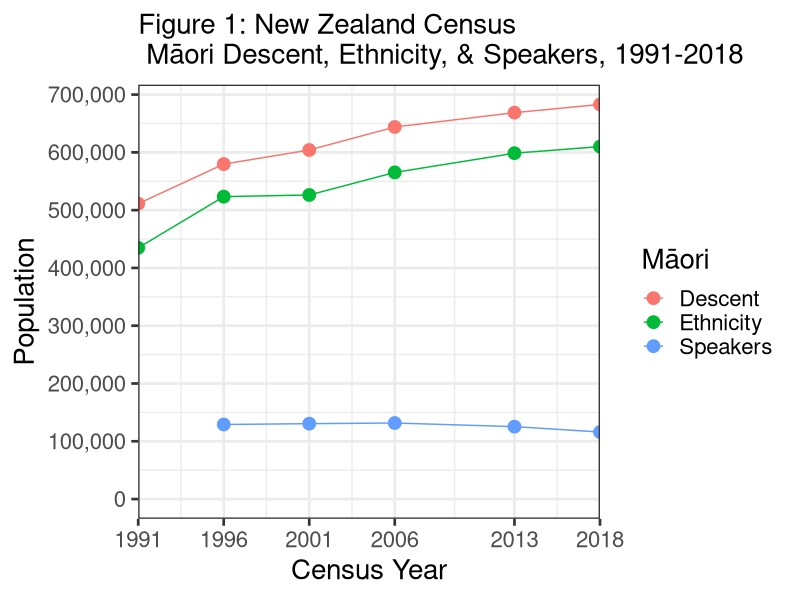
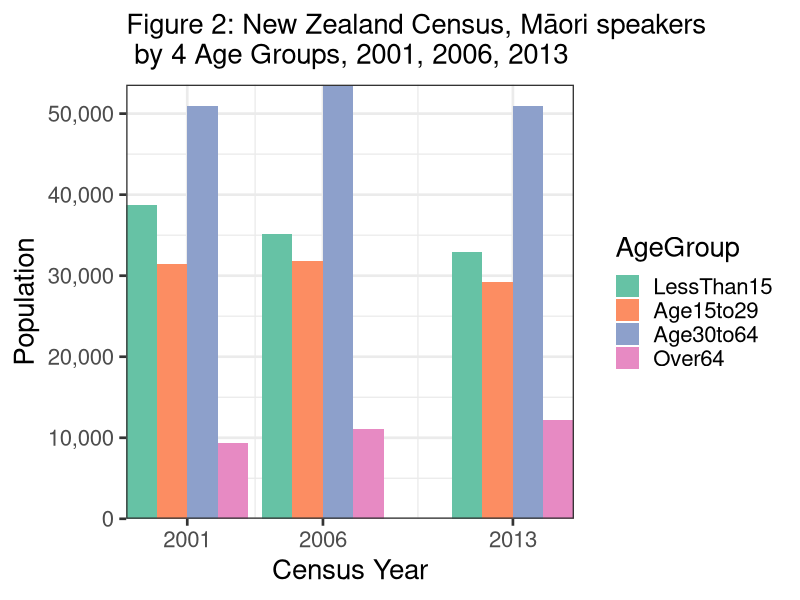
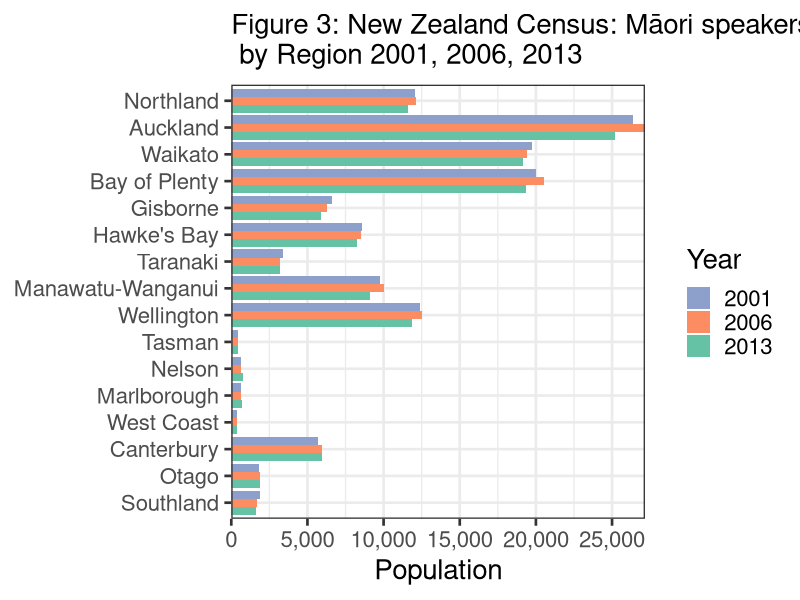
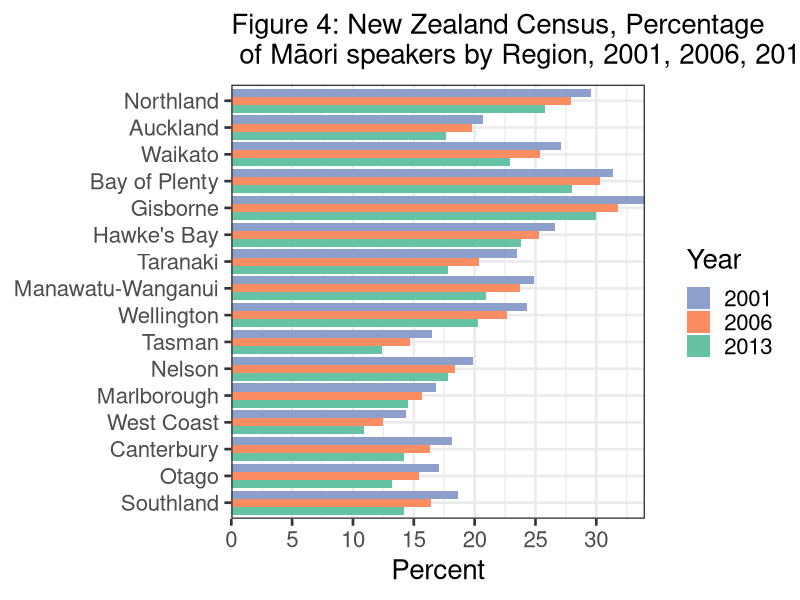
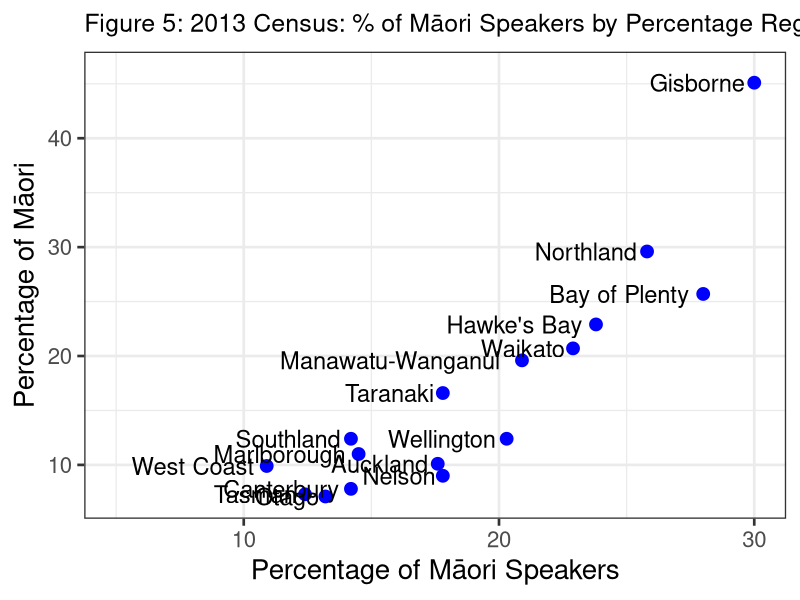
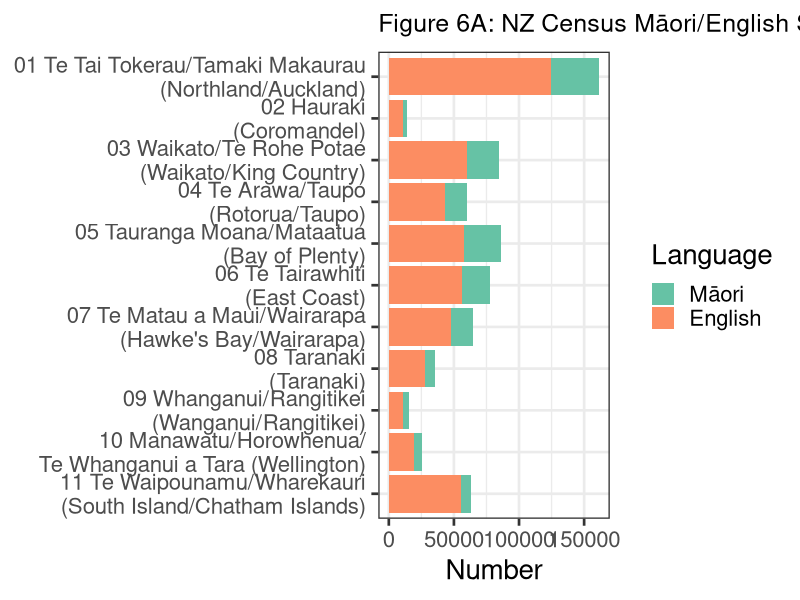
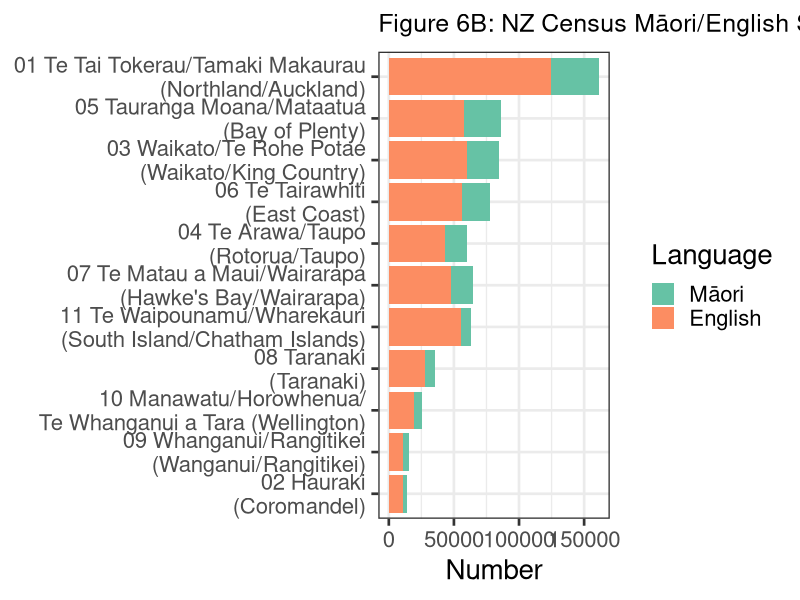
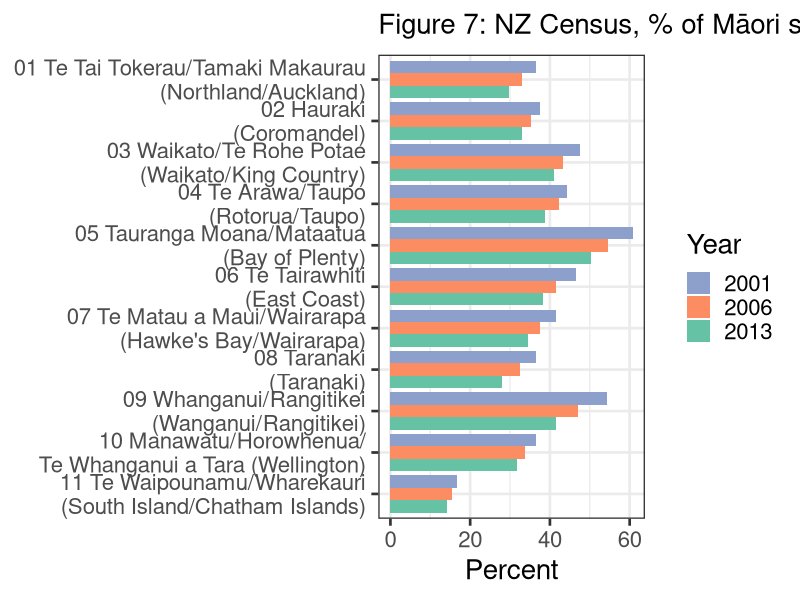

These charts were generated, in order, by the following R code:
# start  R script #
# Maori Language stats from NZ Censuses, Peter J Keegan updated 10 June 2015
# all data created in the script, self contained but not best way to do things
#
library(ggplot2)
library(reshape2)
library(scales)
#
#
# Section 1 Overview
# Create vectors of NZ Census (Maori) Data, with addition of my 2018 guestimates
#
Year <- c(1991, 1996, 2001, 2006, 2013, 2018)
Ethnicity <- c(434847, 523371, 526281, 565329, 598605, 610000)
Descent <- c(511278, 579714, 604110, 643977, 668724, 683000)
Speakers <- c(NA, 129048, 130482, 131613, 125352, 116000) # no lang. qu pre 1996
#
# Combine to R dataframe
#
d001 <- data.frame(Year, Descent, Ethnicity, Speakers)
#
rm(Descent, Ethnicity, Speakers, Year)  # Get rid of redundant vectors
#
# Convert data from wide to long format and stack
#
d001a <- melt(d001, id.vars = "Year")
names(d001a) <- c("Year", "Māori", "Population")
#
#  plot 1 1st attempt
#
# ggplot(d001a, aes(x=Year, y=Population, colour=Māori, group=Māori)) +
# geom_line() + geom_point(size=4)
#
#  plot 1 Final
#
plot01a <- ggplot(d001a, aes(x=Year, y=Population, colour=Māori, group=Māori))
plot01b <- plot01a + ggtitle("Figure 1: New Zealand Census \n Māori Descent, Ethnicity, & Speakers, 1991-2018")
plot01c <- plot01b + geom_line() + geom_point(size = 4)
plot01d <- plot01c + scale_y_continuous(labels = comma,
  breaks = c(0, 100000, 200000, 300000, 400000, 500000, 600000, 700000))
plot01e <- plot01d + expand_limits(y = 0, x = 2018) + theme_bw(base_size = 20)
plot01f <- plot01e + scale_x_continuous(name = "Census Year",
  breaks = c(1991, 1996, 2001, 2006, 2013, 2018), expand = c(0, 0))
plot01f + theme (plot.title = element_text(size = 20))
#
rm(plot01a, plot01b, plot01c, plot01d, plot01e)
#
#
# Section 2 Maori Speakers by 4 age groups
#
# Create vectors of NZ Census Data, Maori speakers by age group by year
# (2001, 2006, 2013)
#
Year <- c(2001, 2006, 2013)
LessThan15 <- c(38673, 35151, 32961)
Age15to29 <- c(31479, 31860, 29232)
Age30to64 <- c(50967, 53574, 50910)
Over64 <- c(9363, 11031, 12249)
#
# Combine to dataframe
#
d002 <- data.frame(Year, LessThan15, Age15to29, Age30to64, Over64)
#
rm(Year, LessThan15, Age15to29, Age30to64, Over64)  # delete redundant vectors
#
# Convert data from wide to long format
#
d002a <- melt(d002, id.vars = "Year")
names(d002a) <- c("Year", "AgeGroup", "Population")
#
# plot 2, 1st attempt
#
# plot02a <- ggplot(d002a, aes(x=Year, y=Population, fill=AgeGroup)) +
# geom_bar(position="dodge", stat="identity")
# plot02a + theme_bw(base_size = 20) +
# ggtitle("Census: Maori language speakers by 4 Age Groups")
#
# change plot 2 colours
#
plot02a <- ggplot(d002a, aes(x = Year, y = Population, fill = AgeGroup)) +
  geom_bar(position = "dodge", stat = "identity")
plot02b <- plot02a + scale_fill_brewer(palette = "Set2") +
  theme_bw(base_size = 20)
plot02c <- plot02b +
  ggtitle("Figure 2: New Zealand Census, Māori speakers \n by 4 Age Groups, 2001, 2006, 2013")
plot02d <- plot02c + scale_y_continuous(labels = comma,
  breaks = c(0, 10000, 20000, 30000, 40000, 50000, 60000), expand = c(0, 0))
plot02e <- plot02d + scale_x_continuous(name = "Census Year",
  breaks = c(2001, 2006, 2013), expand = c(0, 0))
plot02e + theme (plot.title = element_text(size = 20))
#
rm(plot02a, plot02b, plot02c, plot02d)
#
#
# Section 3
#
# New Zealand Census, No. of Maori language speakers by Regions, 2001 to 2013
#
# Create vectors of Stats Regions
#
Rorder <- c(1, 2, 3, 4, 5, 6, 7, 8, 9, 10, 11, 12, 13, 14, 15, 16)
Region <- c("Northland", "Auckland", "Waikato", "Bay of Plenty", "Gisborne",
  "Hawke's Bay", "Taranaki", "Manawatu-Wanganui", "Wellington",
  "Tasman", "Nelson", "Marlborough", "West Coast", "Canterbury",
  "Otago", "Southland")
spr2001 <- c(12045, 26373, 19749, 19995, 6591, 8550, 3423, 9795, 12423, 459,
  639, 654, 366, 5712, 1800, 1872)
pop2001 <- c(40734, 127626, 72822, 63654, 19365, 32085, 14559, 39267, 51123,
  2778, 3219, 3894, 2547, 31635, 10545, 10038)
per2001 <- c(29.6, 20.7, 27.1, 31.4, 34, 26.6, 23.5, 24.9, 24.3, 16.5,
  19.9, 16.8, 14.4, 18.1, 17.1, 18.6)
spr2006 <- c(12141, 27162, 19422, 20508, 6276, 8493, 3216, 10047, 12552,
  450, 666, 669, 363, 5979, 1896, 1710)
pop2006 <- c(43530, 137133, 76572, 67662, 19761, 33555, 15798, 42285,
  55437, 3063, 3615, 4275, 2916, 36669, 12273, 10422)
per2006 <- c(27.89, 19.81, 25.36, 30.31, 31.76, 25.31, 20.36, 23.76,
  22.64, 14.69, 18.42, 15.65, 12.45, 16.31, 15.45, 16.41)
spr2013 <- c(11586, 25173, 19176, 19326, 5901, 8256, 3228, 9114, 11841,
  426, 741, 693, 345, 5958, 1902, 1647)
pop2013 <- c(44931, 142770, 83742, 68943, 19683, 34662, 18150, 43599,
  58338, 3441, 4167, 4776, 3171, 41910, 14385, 11607)
per2013 <- c(25.79, 17.63, 22.9, 28.03, 29.98, 23.82, 17.79, 20.9,
  20.3, 12.38, 17.78, 14.51, 10.88, 14.22, 13.22, 14.19)
#
d003 <- data.frame(Rorder, Region, spr2001, pop2001, per2001,
  spr2006, pop2006, per2006, spr2013, pop2013, per2013)
#
rm(Rorder, Region, spr2001, pop2001, per2001, spr2006, pop2006,
  per2006, spr2013, pop2013, per2013)
#
d003a <- d003[c(2, 9, 6, 3)]
#
d003b <- melt(d003a, id.vars = "Region")
names(d003b) <- c("Region", "Year", "Population")
#
# plot 3 1st basic, then improve
#
# plot03a <- ggplot(d003b, aes(x=Region, y=Population, fill=Year)) +
# geom_bar(position="dodge", stat="identity")
# plot03a + ggtitle("Census: Maori language speakers by Region") +
# theme_bw(base_size = 20)
#
# plot 3 change plot colours
#
# plot03ba <- ggplot(d003b, aes(x=Region, y=Population, fill=Year))
# plot03bb <- plot03ba + geom_bar(position="dodge", stat="identity") +
# coord_flip()
# plot03bc <- plot03bb + scale_fill_brewer(palette="Set2")  +
# theme_bw(base_size = 19)
# plot03bc + ggtitle("Census: Maori language speakers by Region")
#
# plot 3 final plot, get order of regions right
#
plot03c <- ggplot(d003b, aes(x = Region, y = Population, fill = Year)) +
  geom_bar(position = "dodge", stat = "identity")
plot03d <- plot03c + coord_flip() + theme_bw(base_size = 20) +
  theme (plot.title = element_text(size=20))
plot03e <- plot03d + scale_fill_brewer(palette = "Set2",
  labels =c("2013", "2006", "2001"))
plot03f <- plot03e +
  ggtitle("Figure 3: New Zealand Census: Māori speakers \n by Region 2001, 2006, 2013")
plot03g <- plot03f + scale_x_discrete(limits=c("Southland", "Otago",
  "Canterbury", "West Coast", "Marlborough", "Nelson", "Tasman", "Wellington",
  "Manawatu-Wanganui", "Taranaki", "Hawke's Bay", "Gisborne",
  "Bay of Plenty", "Waikato", "Auckland", "Northland"))
plot03f <- plot03g + scale_y_continuous(labels = comma,
  breaks = c(0, 5000, 10000, 15000, 20000, 25000, 30000), expand = c(0, 0))
plot03f + guides(fill = guide_legend(reverse=TRUE)) +
  theme(axis.title.y = element_blank())
#
rm(plot03c, plot03d, plot03e, plot03f, plot03g)
#
#
# Section 4 #
#
# New Zealand Census % of Maori language speakers by Regions, 2001 to 2013
#
d004a <- d003[c(2, 11, 8, 5)]
#
d004b <- melt(d004a, id.vars = "Region")
names(d004b) <- c("Region", "Year", "Percent")
#
# plot 4,  1st basic then improve
#
# plot4a <- ggplot(d004b, aes(x=Region, y=Percent, fill=Year)) +
# geom_bar(position="dodge", stat="identity")
# plot4a + theme_bw(base_size = 16) +
# ggtitle("Census: % of Maori language speakers by Region") + coord_flip()
#
# plot 4 change plot colours
#
# plot04b <- ggplot(d004b, aes(x=Region, y=Percent, fill=Year)) +
# geom_bar(position="dodge", stat="identity")
# plot04bb <- cplot04b + scale_fill_brewer(palette="Set2") +
# theme_bw(base_size = 16) + coord_flip()
# plot04bb + ggtitle("Census: % Maori language speakers by Region")
#
# plot 4  add region labels
#
# plot04c <- ggplot(d004b, aes(x=Region, y=Percent, fill=Year)) +
# geom_bar(position="dodge", stat="identity")
# plot04d <- plot04c + scale_fill_brewer(palette="Set2")  +
# theme_bw(base_size = 16)
# plot04e <- plot04d + ggtitle("Fig. 4: Census: % of Maori speakers by Region")
# plot04e + scale_x_discrete(limits=c("Southland", "Otago", "Canterbury",
# "West Coast", "Marlborough", "Nelson", "Tasman", "Wellington",
# "Manawatu-Wanganui", "Taranaki", "Hawke's Bay", "Gisborne",
# "Bay of Plenty", "Waikato", "Auckland", "Northland")) +
# theme(axis.title.y = element_blank())
#
# plot 4  Final, get legend labels correct and in order
#
plot04h <- ggplot(d004b, aes(x = Region, y = Percent, fill = Year)) +
  geom_bar(position = "dodge", stat = "identity")
plot04i <- plot04h + scale_fill_brewer(palette = "Set2",
  labels =c("2013", "2006", "2001")) + coord_flip()
plot04j <- plot04i + theme_bw(base_size = 20)
plot04k <- plot04j +
  ggtitle("Figure 4: New Zealand Census, Percentage \n of Māori speakers by Region, 2001, 2006, 2013")
plot04l <- plot04k + scale_x_discrete(limits = c("Southland", "Otago",
  "Canterbury", "West Coast", "Marlborough", "Nelson","Tasman", "Wellington",
  "Manawatu-Wanganui", "Taranaki", "Hawke's Bay", "Gisborne", "Bay of Plenty",
  "Waikato", "Auckland", "Northland"))
plot04m <- plot04l + theme(axis.title.y = element_blank())
plot04n <- plot04m + scale_y_continuous(breaks = c(0, 5, 10, 15, 20, 25, 30,
  35), expand = c(0, 0))
plot04o <- plot04n + guides(fill = guide_legend(reverse = TRUE))
plot04o + theme (plot.title = element_text(size = 20))
#
rm(plot04h, plot04i, plot04j, plot04k, plot04l, plot04m, plot04n)
#
# Section 5 #
#
# NZ Census Data % of Maori speakers by Regions vs. % of total Regional pop.2013
#
# Create vectors of NZ Census Data for 2013
#
Region <- c("Northland", "Auckland", "Waikato", "Bay of Plenty", "Gisborne",
  "Hawke's Bay", "Taranaki", "Manawatu-Wanganui", "Wellington", "Tasman",
  "Nelson", "Marlborough", "West Coast", "Canterbury", "Otago",
  "Southland")
PerSpkr13 <- c(25.8, 17.6, 22.9, 28.0, 30.0, 23.8, 17.8, 20.9, 20.3,
  12.4, 17.8, 14.5, 10.9, 14.2, 13.2, 14.2)
PerPop13 <- c(29.6, 10.1, 20.7, 25.7, 45.1, 22.9, 16.6, 19.6, 12.4,
  7.3, 9.0, 11.0, 9.9, 7.8, 7.1, 12.4)
#
# Combine to dataframe
#
d005 <- data.frame(Region, PerSpkr13, PerPop13)
#
rm(Region, PerSpkr13, PerPop13)
#
#
#
# plot 5, basic then improve
#
# plot05 <- ggplot(d005, aes(x=PerSpkr13, y=PerPop13, fill=Region)) +
# geom_point() + theme_bw(base_size = 16)
# plot05 + ggtitle("2013 Census: % Speakers by % of Region Pop.")
#
#  plot 5 - add labels, hide key
#
# plot5a <- ggplot(d005, aes(x=PerSpkr13, y=PerPop13, fill=Region)) +
# geom_point() + theme_bw(base_size = 16)
# plot5b <- plot5a + geom_text(aes(label=Region), hjust=1.1, vjust=.5, size=6) +
# xlim(5,40)+ ylim(5,50)
# plot5b + guides(fill=FALSE) +
# ggtitle("2013 Census: Maori % Speakers by % of Region Pop.")
#
#  Plot 5, final R plot
#
plot05c <- ggplot(d005, aes(x = PerSpkr13, y = PerPop13, fill = Region)) +
  geom_point(colour = "blue", size = 4)
plot05d <- plot05c + theme_bw(base_size = 20) + guides(fill=FALSE)
plot05e <- plot05d +
  ggtitle("Figure 5: 2013 Census: % of Māori Speakers by Percentage Region Pop.")
plot05f <- plot05e + theme (plot.title = element_text(size = 18))
plot05g <- plot05f + geom_text(aes(label = Region), hjust = 1.1,
  vjust = .5, size = 6) + xlim(5, 30) + ylim(7, 46)
plot05g + xlab("Percentage of Māori Speakers") + ylab("Percentage of Māori")
#
rm(plot05c, plot05d, plot05e, plot05f)
#
# clean up plot 5 with Pixelmator (separate overlapping region labels) upload
#
# Section 6
#
# Create vectors of NZ Iwi-Region speakers of Maori for 2001, 2006, 2013
#
IwiRegion <- c("01 Te Tai Tokerau/Tamaki Makaurau\n (Northland/Auckland)",
  "02 Hauraki\n (Coromandel)",
  "03 Waikato/Te Rohe Potae\n (Waikato/King Country)",
  "04 Te Arawa/Taupo\n (Rotorua/Taupo)",
  "05 Tauranga Moana/Mataatua\n (Bay of Plenty)",
  "06 Te Tairawhiti\n (East Coast)",
  "07 Te Matau a Maui/Wairarapa\n (Hawke's Bay/Wairarapa)",
  "08 Taranaki\n (Taranaki)",
  "09 Whanganui/Rangitikei\n (Wanganui/Rangitikei)",
  "10 Manawatu/Horowhenua/\n Te Whanganui a Tara (Wellington)",
  "11 Te Waipounamu/Wharekauri\n (South Island/Chatham Islands)")
#
C2001M <- c(36012, 2508, 21954, 15708, 26454, 21429, 15696, 7149, 3990, 4569,
  6468)
C2001E <- c(98220, 6663, 46077, 35322, 43473, 45948, 37812, 19497, 7356,
  12525, 38856)
C2001T <- c(134232, 9171, 68031, 51030, 69927, 67377, 53508, 26646,
  11346, 17094, 45324)
C2001Per <- c(36.6, 37.6, 47.6, 44.4, 60.8, 46.6, 41.5, 36.6, 54.2, 36.4, 16.6)
C2006M <- c(39285, 3363, 22848, 16599, 28935, 23226, 17229, 7869, 4449,
  5295, 7710)
C2006E <- c(118527, 9504, 52665, 39063, 52947, 55809, 45966, 24234,
  9450, 15693, 49881)
C2006T <- c(157812, 12867, 75513, 55662, 81882, 79035, 63195, 32103,
  13899, 20988, 57591)
C2006Per <- c(33.1, 35.3, 43.3, 42.4, 54.6, 41.6, 37.4, 32.4, 47, 33.7, 15.4)
C2013M <- c(37140, 3492, 24666, 16743, 28890, 21588, 16680, 7842,
  4569, 6141, 7944)
C2013E <- c(124503, 10539, 60237, 43062, 57459, 56412, 48132, 27963,
  11001, 19287, 55284)
C2013T <- c(161643, 14031, 84903, 59805, 86349, 78000, 64812, 35805,
  15570, 25428, 63228)
C2013Per <- c(29.8, 33.1, 40.9, 38.8, 50.2, 38.2, 34.6, 28,
              41.5, 31.8, 14.3)
#
# Combine to dataframe
#
d006 <- data.frame(IwiRegion, C2001M, C2001E, C2001T, C2001Per, C2006M,
  C2006E, C2006T, C2006Per, C2013M, C2013E, C2013T, C2013Per)
rm(IwiRegion, C2001M, C2001E, C2001T, C2001Per, C2006M, C2006E, C2006T,
  C2006Per, C2013M, C2013E, C2013T, C2013Per)
#
d006a <- d006[c(1, 13, 9, 5)]
#
d006b <- melt(d006a, id.vars = "IwiRegion")
names(d006b) <- c("IwiRegion", "Year", "Percent")
#
d006c <- d006[c(1, 10, 11)]
d006d <- melt(d006c, id.vars = "IwiRegion")
names(d006d) <- c("IwiRegion", "Language", "Number")
#
# Plot 6
#
#
# plot06a <- ggplot(d006d, aes(x=IwiRegion, y=Number, fill=Language)) +
# geom_bar(stat="identity")
# plot06a+ theme_bw(base_size = 18) +
# ggtitle("Maori/English Speakers by Iwi Region") + coord_flip()
#
#
plot06b <- ggplot(d006d, aes(x = IwiRegion, y = Number, fill = Language)) +
  geom_bar(stat = "identity")
plot06c <- plot06b +
  ggtitle("Figure 6A: NZ Census Māori/English Speakers by Iwi Region 2013")
plot06d <- plot06c + theme_bw(base_size = 20)  + coord_flip()
plot06e <- plot06d + theme (plot.title = element_text(size = 18))
plot06f <- plot06e + scale_fill_brewer(palette = "Set2",
  labels = c("Māori", "English"))
plot06f +
scale_x_discrete(limits = c("11 Te Waipounamu/Wharekauri\n (South Island/Chatham Islands)",
  "10 Manawatu/Horowhenua/\n Te Whanganui a Tara (Wellington)",
  "09 Whanganui/Rangitikei\n (Wanganui/Rangitikei)",
  "08 Taranaki\n (Taranaki)",
  "07 Te Matau a Maui/Wairarapa\n (Hawke's Bay/Wairarapa)",
  "06 Te Tairawhiti\n (East Coast)",
  "05 Tauranga Moana/Mataatua\n (Bay of Plenty)",
  "04 Te Arawa/Taupo\n (Rotorua/Taupo)",
  "03 Waikato/Te Rohe Potae\n (Waikato/King Country)",
  "02 Hauraki\n (Coromandel)",
  "01 Te Tai Tokerau/Tamaki Makaurau\n (Northland/Auckland)")) +
  theme(axis.title.y = element_blank())
#
rm(plot06b, plot06c, plot06d, plot06e)
#
# plot 6 reordered
#
plot06p <- ggplot(d006d, aes(x = IwiRegion, y = Number, fill = Language)) +
  geom_bar(stat = "identity")
plot06q <- plot06p +
  ggtitle("Figure 6B: NZ Census Māori/English Speakers by Iwi Region 2013")
plot06r <- plot06q + theme_bw(base_size = 20)  + coord_flip() +
  theme(axis.title.y = element_blank())
plot06s <- plot06r + theme (plot.title = element_text(size = 18))
plot06t <- plot06s +
  scale_fill_brewer(palette = "Set2", labels =c("Māori", "English"))
plot06t + scale_x_discrete(limits =c("02 Hauraki\n (Coromandel)",
  "09 Whanganui/Rangitikei\n (Wanganui/Rangitikei)",
  "10 Manawatu/Horowhenua/\n Te Whanganui a Tara (Wellington)",
  "08 Taranaki\n (Taranaki)",
  "11 Te Waipounamu/Wharekauri\n (South Island/Chatham Islands)",
  "07 Te Matau a Maui/Wairarapa\n (Hawke's Bay/Wairarapa)",
  "04 Te Arawa/Taupo\n (Rotorua/Taupo)",
  "06 Te Tairawhiti\n (East Coast)",
  "03 Waikato/Te Rohe Potae\n (Waikato/King Country)",
  "05 Tauranga Moana/Mataatua\n (Bay of Plenty)",
  "01 Te Tai Tokerau/Tamaki Makaurau\n (Northland/Auckland)"))
#
rm(plot06p, plot06q, plot06r, plot06s)
#
# Section 7
# plot 7
#
# plot07 <- ggplot(d006b, aes(x=IwiRegion, y=Percent, fill=Year)) +
# geom_bar(position="dodge", stat="identity")
# plot07 + theme_bw(base_size = 16) +
# ggtitle("Census: Percentage of Maori language speakers by Iwi Region") +
# coord_flip()
#
plot07a <- ggplot(d006b, aes(x=IwiRegion, y=Percent, fill=Year)) +
  geom_bar(position = "dodge", stat = "identity")
plot07b <- plot07a + coord_flip()  + theme_bw(base_size = 20)
plot07c <- plot07b +
  scale_fill_brewer(palette = "Set2", labels = c("2013", "2006", "2001"))
plot07d <- plot07c +
  ggtitle("Figure 7: NZ Census, % of Māori speakers by Iwi Region 2001-2013")
plot07e <- plot07d + theme (plot.title = element_text(size = 20))
plot07f <- plot07e +
  scale_x_discrete(limits = c("11 Te Waipounamu/Wharekauri\n (South Island/Chatham Islands)",
  "10 Manawatu/Horowhenua/\n Te Whanganui a Tara (Wellington)",
  "09 Whanganui/Rangitikei\n (Wanganui/Rangitikei)",
  "08 Taranaki\n (Taranaki)",
  "07 Te Matau a Maui/Wairarapa\n (Hawke's Bay/Wairarapa)",
  "06 Te Tairawhiti\n (East Coast)",
  "05 Tauranga Moana/Mataatua\n (Bay of Plenty)",
  "04 Te Arawa/Taupo\n (Rotorua/Taupo)",
  "03 Waikato/Te Rohe Potae\n (Waikato/King Country)",
  "02 Hauraki\n (Coromandel)",
  "01 Te Tai Tokerau/Tamaki Makaurau\n (Northland/Auckland)"))
plot07f + guides(fill = guide_legend(reverse = TRUE)) +
  theme(axis.title.y = element_blank())
#
rm(plot07a, plot07b, plot07c, plot07d, plot07e)
#
# Section 8, iwi 10k+, 2013
#
Iwi <-c("Ngapuhi", "Ngati Porou", "Ngai Tahu / Kai Tahu", "Waikato",
  "Ngati Tuwharetoa", "Ngati Maniapoto", "Tuhoe",
  "Ngati Kahungunu ki Te Wairoa", "Te Arawa",
  "Ngati Kahungunu, region unspecified", "Te Rarawa", "Ngati Awa",
  "Te Atiawa (Taranaki)", "Ngati Raukawa (ki te Tonga)",
  "Ngati Whatua", "Te Whanau-a-Apanui","Ngaiterangi",
  "Whakatohea", "Tainui", "Te Ati Hau Nui-a-Paparangi",
  "Ngati Kahungunu ki Heretaunga", "Ngati Raukawa (Waikato)")
M2001 <-c(26646, 19431, 5148, 12636, 8958, 8031, 12363, 4332, 5241, 7278,
  4107, 4746, 2070, 3084, 3447, 4353, 3609, 3474, 3786, 3342, 2460, 1497)
E2001 <-c(76005, 41907, 33639, 23118, 20184, 19041, 16923, 10236, 11325,
  17481, 7347, 8247, 7953, 7860, 8580, 5562, 5853, 6438, 8940, 5433,
  4428, 3609)
T2001 <-c(102651, 61338, 38787, 35754, 29142, 27072, 29286, 14568, 16566,
  24759, 11454, 12993, 10023, 10944, 12027, 9915, 9462, 9912, 12726, 8775,
  6888, 5106)
Per2001 <-c(26.0, 31.7, 13.3, 35.3, 30.7, 29.7, 42.2, 29.7, 31.6, 29.4,
  35.9, 36.5, 20.7, 28.2, 28.7, 43.9, 38.1, 35.0, 29.8, 38.1, 35.7, 29.3)
M2006 <-c(29733, 21153, 5973, 11412, 10428, 9375, 13344, 5535, 7458, 4977,
  4959, 5133, 2391, 3444, 4194, 4821, 4209, 4014, 4128, 3684, 3084, 2244)
E2006 <-c(92805, 51084, 43110, 22203, 24300, 24291, 19500, 15432, 15978,
  13920, 9960, 10164, 10383, 9786, 10581, 6993, 7986, 8106, 10221, 6807,
  6447, 5862)
T2006 <-c(122538, 72237, 49083, 33615, 34728, 33666, 32844, 20967, 23436,
  18897, 14919, 15297, 12774, 13230, 14775, 11814, 12195, 12120, 14349,
  10491, 9531, 8106)
Per2006 <-c(24.3, 29.3, 12.2, 33.9, 30.0, 27.8, 40.6, 26.4, 31.8, 26.3,
  33.2, 33.6, 18.7, 26.0, 28.4, 40.8, 34.5, 33.1, 28.8, 35.1, 32.4, 27.7)
M2013 <-c(28053, 19425, 6270, 12879, 10011, 9429, 13413, 5460, 5670,
  4422, 5064, 5262, 2679, 3678, 3732, 5058, 4347, 3819, 2544, 3738, 3300, 2763)
E2013 <-c(97302, 51447, 48132, 27252, 25776, 25902, 21522, 15492, 14046,
  14049, 11349, 10884, 12477, 11343, 10995, 7797, 8496, 8334, 9264, 7947,
  7656, 7254)
T2013 <-c(125355, 70872, 54402, 40131, 35787, 35331, 34935, 20952, 19716,
  18471, 16413, 16146, 15156, 15021, 14727, 12855, 12843, 12153, 11808,
  11685, 10956, 10017)
Per2013 <-c(22.4, 27.4, 11.5, 32.1, 28.0, 26.7, 38.4, 26.1, 28.8, 23.9,
  30.9, 32.6, 17.7, 24.5, 25.3, 39.3, 33.8, 31.4, 21.5, 32.0, 30.1, 27.6)
#
d008 <- data.frame(Iwi, M2001, E2001, T2001, Per2001, M2006, E2006, T2006,
Per2006, M2013, E2013, T2013, Per2013)
#
rm(Iwi, M2001, E2001, T2001, Per2001, M2006, E2006, T2006, Per2006, M2013,
  E2013, T2013, Per2013)
#
d008a <- d008[c(1, 13, 9, 5)]
#
d008b <- melt(d008a, id.vars = "Iwi")
names(d008b) <- c("Iwi", "Year", "Percent")
#
d008c <- d008[c(1, 10, 11)]
d008d <- melt(d008c, id.vars = "Iwi")
names(d008d) <- c("Iwi", "Language", "Number")
#
# plot08a <- ggplot(d008d, aes(x=Iwi, y=Number, fill=Language)) +
# geom_bar(stat="identity")
# plot08a+ theme_bw(base_size = 18) +
# ggtitle("Maori/English Speakers by Major Iwi") + coord_flip()
#
#
plot08b <- ggplot(d008d, aes(x=Iwi, y=Number, fill=Language)) +
  geom_bar(stat = "identity")
plot08c <- plot08b +
  ggtitle("Figure 8: NZ Census Māori/English Speakers by Major Iwi 2013")
plot08d <- plot08c + theme_bw(base_size = 20)  + coord_flip()
plot08e <- plot08d + theme (plot.title = element_text(size=20))
plot08f <- plot08e+ theme(axis.title.y = element_blank())
plot08g <- plot08f + scale_fill_brewer(palette = "Set2",
  labels = c("Māori", "English"))
plot08g + scale_x_discrete(limits = c("Ngati Raukawa (Waikato)",
  "Ngati Kahungunu ki Heretaunga",
  "Te Ati Hau Nui-a-Paparangi","Tainui","Whakatohea",
  "Ngaiterangi","Te Whanau-a-Apanui", "Ngati Whatua",
  "Ngati Raukawa (ki te Tonga)",
  "Te Atiawa (Taranaki)","Ngati Awa", "Te Rarawa",
  "Ngati Kahungunu, region unspecified","Te Arawa",
  "Ngati Kahungunu ki Te Wairoa", "Tuhoe",
  "Ngati Maniapoto", "Ngati Tuwharetoa", "Waikato",
  "Ngai Tahu / Kai Tahu", "Ngati Porou", "Ngapuhi"))
#
rm(plot08b, plot08c, plot08d, plot08e, plot08f)
#
#
plot08m <- ggplot(d008b, aes(x=Iwi, y=Percent, fill=Year)) +
  geom_bar(position = "dodge", stat = "identity")
plot08n <- plot08m + coord_flip()  + theme_bw(base_size = 20)
plot08o <- plot08n + scale_fill_brewer(palette = "Set2",
  labels = c("2013", "2006", "2001"))
plot08p <- plot08o +
  ggtitle("Figure 9: NZ Census, % of Māori speakers by Major Iwi 2001-2013")
plot08q <- plot08p + theme (plot.title = element_text(size=20))
plot08r <- plot08q + scale_x_discrete(limits = c("Ngati Raukawa (Waikato)",
  "Ngati Kahungunu ki Heretaunga", "Te Ati Hau Nui-a-Paparangi",
  "Tainui", "Whakatohea", "Ngaiterangi", "Te Whanau-a-Apanui",
  "Ngati Whatua", "Ngati Raukawa (ki te Tonga)", "Te Atiawa (Taranaki)",
  "Ngati Awa", "Te Rarawa", "Ngati Kahungunu, region unspecified",
  "Te Arawa", "Ngati Kahungunu ki Te Wairoa", "Tuhoe", "Ngati Maniapoto",
  "Ngati Tuwharetoa", "Waikato","Ngai Tahu / Kai Tahu", "Ngati Porou",
  "Ngapuhi"))
plot08r + guides(fill = guide_legend(reverse = TRUE)) +
  theme(axis.title.y = element_blank())
#
rm(plot08m, plot08n, plot08o, plot08p, plot08q)
#
#
## end of R script ##
